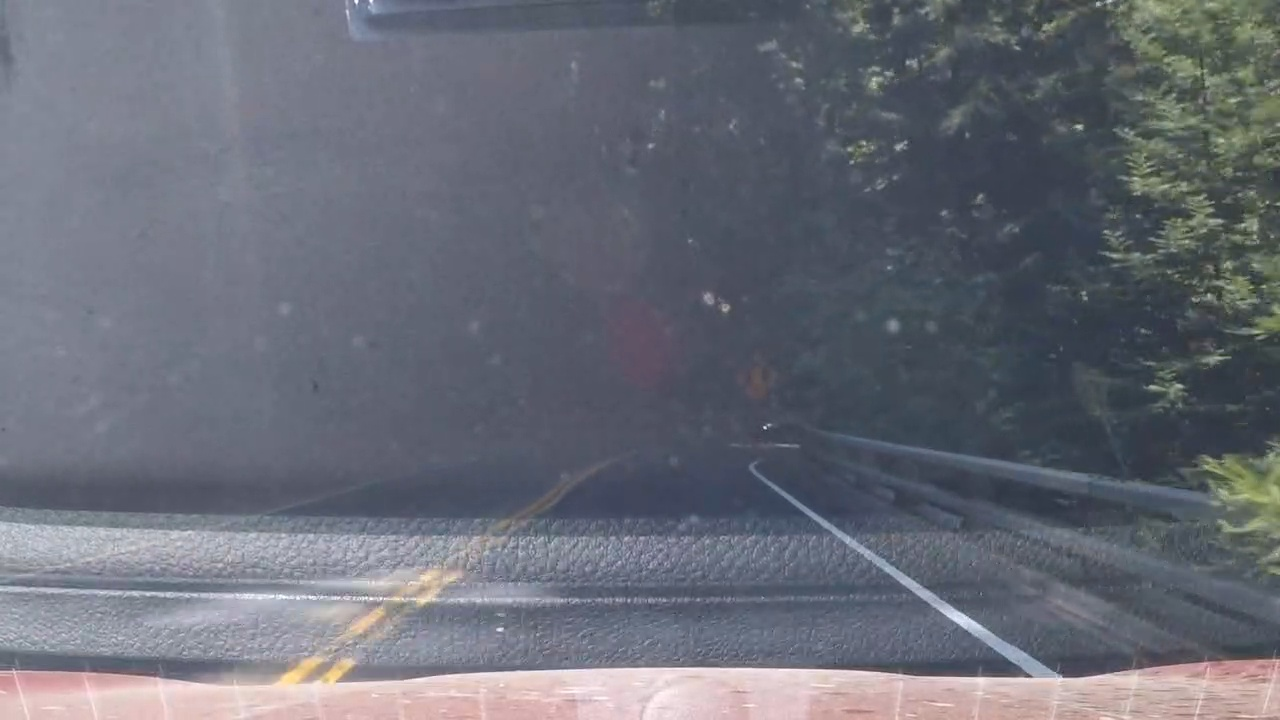
#> input picture test_images/frame911.jpg, 1280 x 720 px; its folder holds only this picture in this run
$ python -i LaneTracker.py   (imports and definitions only)   (older library calls are emulated)
#> lines starting #> are read from the running program, lines starting #| are printed output that depends on the picture
#!/usr/bin/env python3
# -*- coding: utf-8 -*-
"""
Created on Tue Mar  7 00:50:07 2017

@author: pierluigiferrari
"""

import numpy as np
import cv2
import matplotlib.image as mpimg
import pickle
from moviepy.editor import VideoFileClip

def load_camera_calib(filepath):

#> called with filepath = 'cam_calib.p'
    with open(filepath, "rb") as f:
#> (reads cam_calib.p from the repository)
        cam_calib = pickle.load(f)

    cam_matrix = cam_calib['cam_matrix']
    dist_coeffs = cam_calib['dist_coeffs']

    print("Camera matrix and distortion coefficients loaded.")

    return cam_matrix, dist_coeffs

def load_warp_params(filepath):

#> called with filepath = 'warp_params.p'
    with open(filepath, "rb") as f:
#> (reads warp_params.p from the repository)
        warp_params = pickle.load(f)

    M = warp_params['M']
    Minv = warp_params['Minv']
    image_width_height = warp_params['image_width_height']
    warped_width_height = warp_params['warped_width_height']
    mppv = warp_params['mppv']
    mpph = warp_params['mpph']
    print("Warp parameters loaded.")

    return M, Minv, image_width_height, warped_width_height, mppv, mpph

def bilateral_adaptive_threshold(img, ksize=30, C=0, mode='floor', true_value=255, false_value=0):
    '''
    Perform adaptive color thresholding on a single-channel input image.

    The function uses a cross-shaped filter kernel of 1-pixel thickness.

    The intensity value of a given pixel needs to be relatively higher (or lower, depending on the mode)
    than the average intensity value of either both the left and right sides or both the upper and lower
    sides of the kernel cross. This means in order to exceed the threshold, a pixel does not just need
    to be brighter than its average neighborhood, but instead it needs to be brighter than both sides
    of its neighborhood independently in either horizontal or vertical direction.

    This is useful for filtering lane line pixels, because the area on both sides of a lane line is darker
    than the lane line itself.
    '''
#> called with ksize = 30, C = 0, mode = 'floor', true_value = 255, false_value = 0

    mask = np.full(img.shape, false_value, dtype=np.uint8)

    kernel_l = np.array([[1] * (ksize) + [-ksize]], dtype=np.int16)
    kernel_r = np.array([[-ksize] + [1] * (ksize)], dtype=np.int16)
    kernel_u = np.array([[1]] * (ksize) + [[-ksize]], dtype=np.int16)
    kernel_d = np.array([[-ksize]] + [[1]] * (ksize), dtype=np.int16)

    if mode == 'floor':
        delta = C * ksize
    elif mode == 'ceil':
        delta = -C * ksize
    else: raise ValueError("Unexpected mode value. Expected value is 'floor' or 'ceil'.")

    left_thresh = cv2.filter2D(img, cv2.CV_16S, kernel_l, anchor=(ksize,0), delta=delta, borderType=cv2.BORDER_CONSTANT)
    right_thresh = cv2.filter2D(img, cv2.CV_16S, kernel_r, anchor=(0,0), delta=delta, borderType=cv2.BORDER_CONSTANT)
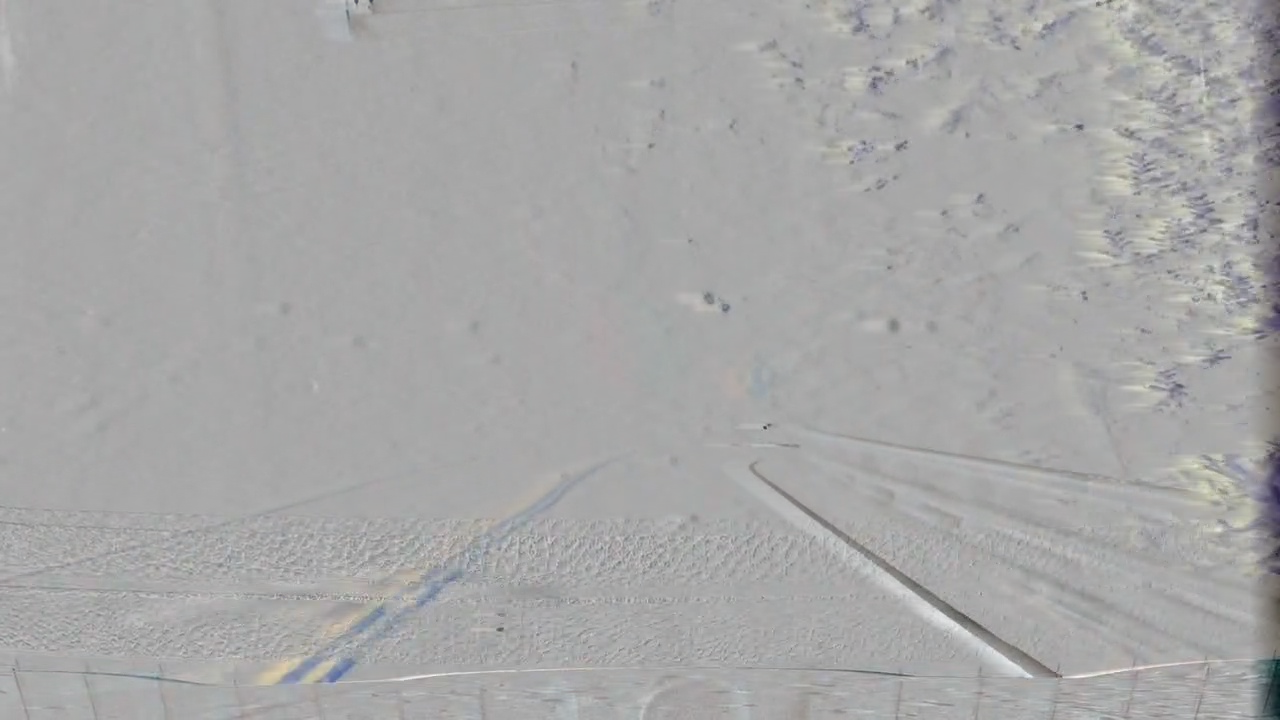
#> right_thresh: shape (720, 1280, 3) int16; mean R, G, B -48.9, -49.9, -54.3; drawn with min black and max white
    up_thresh = cv2.filter2D(img, cv2.CV_16S, kernel_u, anchor=(0,ksize), delta=delta, borderType=cv2.BORDER_CONSTANT)
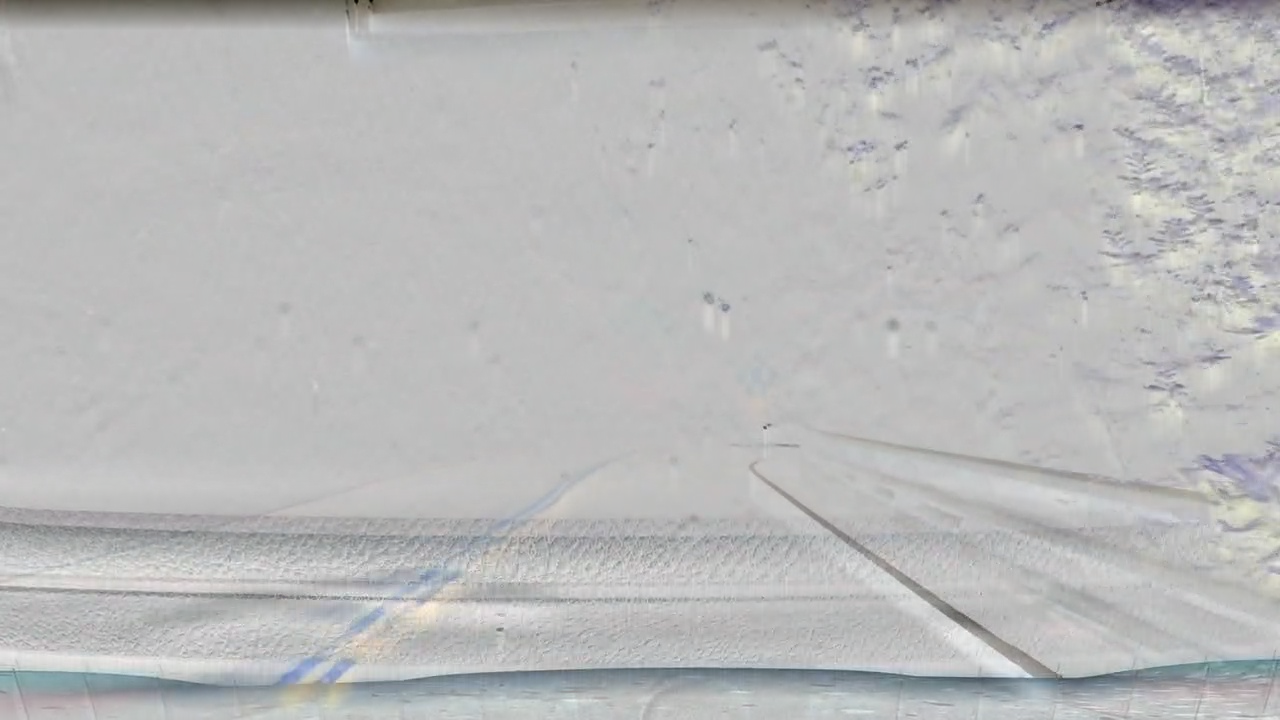
#> up_thresh: shape (720, 1280, 3) int16; mean R, G, B -139.5, -120, -118.9; drawn with min black and max white
    down_thresh = cv2.filter2D(img, cv2.CV_16S, kernel_d, anchor=(0,0), delta=delta, borderType=cv2.BORDER_CONSTANT)
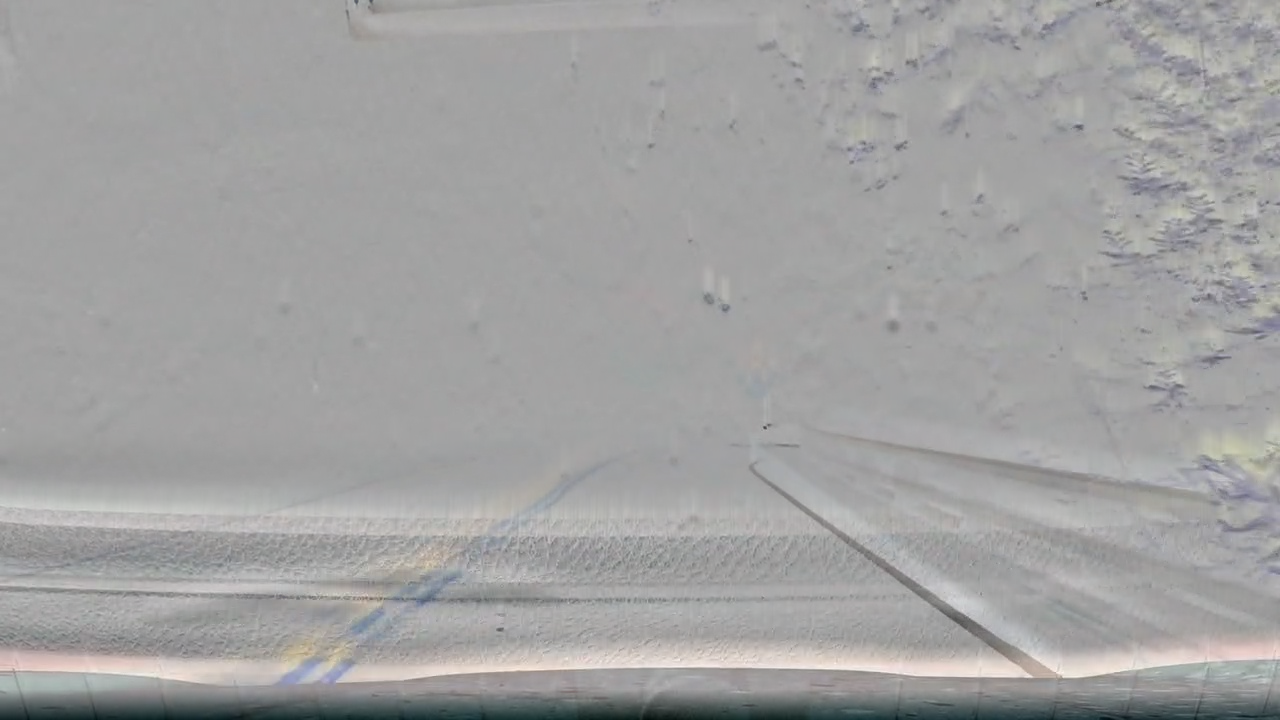
#> down_thresh: shape (720, 1280, 3) int16; mean R, G, B -63.8, -68.5, -73; drawn with min black and max white

    if mode == 'floor':
        mask[((0 > left_thresh) & (0 > right_thresh)) | ((0 > up_thresh) & (0 > down_thresh))] = true_value
    elif mode == 'ceil':
        mask[((0 < left_thresh) & (0 < right_thresh)) | ((0 < up_thresh) & (0 < down_thresh))] = true_value

    return mask

class LaneTracker:

    def __init__(self, img_size, warped_size, cam_matrix, dist_coeffs, warp_matrices, mpp_conversion, n_fail, n_reset, n_average, print_frame_count=False):
        # The image size, format: (width, height)
        self.img_size = img_size
        # The output size of the perspective transformation, format: (width, height)
        self.warped_size = warped_size
        self.cam_matrix = cam_matrix
        self.dist_coeffs = dist_coeffs
        self.M = warp_matrices[0]
        self.Minv = warp_matrices[1]
        self.mppv = mpp_conversion[0]
        self.mpph = mpp_conversion[1]
        # The number of frames since the last detection after which we revert to sliding window search
        self.n_reset = n_reset
        # The number of frames since the last detection after which we print a failure message on the image
        self.n_fail = n_fail
        # The number of past frames for which to store fit data and to average over
        self.n_average = n_average
        # Counter: How many frames ago was the last valid lane detection
        self.last_detection = n_reset + 1
        # Did we find any lane pixels in this frame?
        self.detected_pixels = False
        # Did we find valid lane lines in this frame?
        self.valid_lane_lines = False
        # The last `n_average` polynomial coefficients...
        self.left_fit_coeffs = []
        self.right_fit_coeffs = []
        # ...and the last coefficients by themselves...
        self.last_left_coeffs = None
        self.last_right_coeffs = None
        # ...and their averages for the smoothed lane lines
        self.left_avg_coeffs = None
        self.right_avg_coeffs = None
        # The graph points of the most recent lane lines
        self.left_avg_y = np.array([])
        self.left_avg_x = np.array([])
        self.right_avg_y = np.array([])
        self.right_avg_x = np.array([])
        # The current lane pixels
        self.left_y = None
        self.left_x = None
        self.right_y = None
        self.right_x = None
        # The current window centroids
        self.left_window_centroids = None
        self.right_window_centroids = None
        # The current curve radius in meters
        self.left_curve_radius = None
        self.right_curve_radius = None
        self.average_curve_radius = None
        self.average_curve_radii = []
        # The current distance from the center of the lane in meters
        self.eccentricity = None
        # Counter to print the frame number on the processed image. Useful for debugging.
        self.print_frame_count = print_frame_count
        self.counter = 0
        self.success = 0

    def get_success_ratio(self):
        # Returns on what fraction of the processes images LaneTracker detected lane lines

        return self.success / self.counter, self.success, self.counter

    # [876 lines left out: functions filter_lane_points, sliding_window_search, band_search, fit_poly, get_poly_points, get_curve_radius and 9 more, not called in this run]

### Run the program on a video

# 1. Load the camera matrix, distortion coefficients, warp matrices, image size info, and metric conversion factors.

cam_matrix, dist_coeffs = load_camera_calib('cam_calib.p')
M, Minv, image_width_height, warped_width_height, mppv, mpph = load_warp_params('warp_params.p')

# 2. Create a LaneTracker instance with the desired parameters

lt = LaneTracker(img_size = image_width_height,
                 warped_size = warped_width_height,
                 cam_matrix = cam_matrix,
                 dist_coeffs = dist_coeffs,
                 warp_matrices = (M, Minv),
                 mpp_conversion = (mppv, mpph),
                 n_fail = 8, # After eight failed detection frames we print the failure message onto subsequent images
                 n_reset = 4, # After four unsuccessful band searches we revert to sliding window search
                 n_average = 2, # It's enough to average over 2 frames
                 print_frame_count=False) # In case we'd like to print the frame number onto each image, but we don't

# 3. Load the video file and run the process

output_video = 'harder_challenge_video_lane_lines.mp4'
# [1 line that did not run here, left out]
# [1 line that did not run here, left out]
# [1 line not run here, left out]

# Print on what fraction of the frames we believe to have found valid lane lines
# [1 line that did not run here, left out]
# [2 lines not run here, left out]

>>> import cv2
>>> picture = cv2.cvtColor(cv2.imread('test_images/frame911.jpg'), cv2.COLOR_BGR2RGB)
>>> result = bilateral_adaptive_threshold(picture)
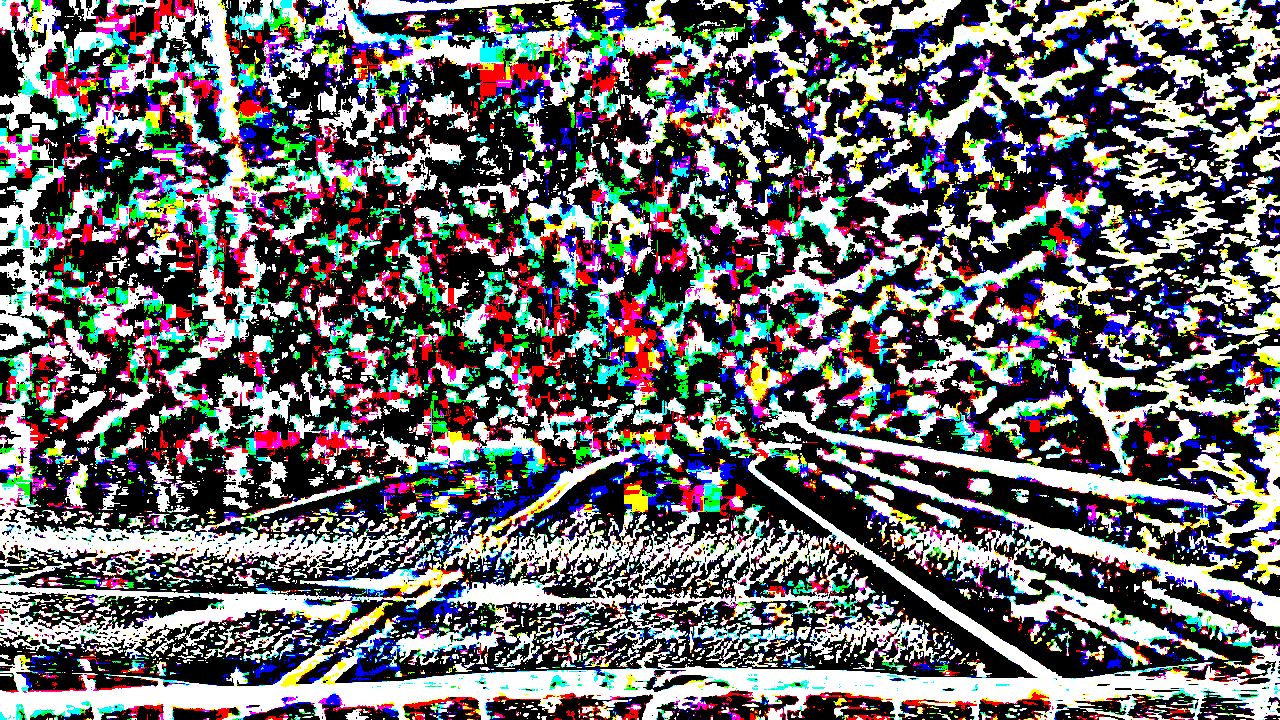
#> result: shape (720, 1280, 3); mean R, G, B 106.1, 104.3, 106
